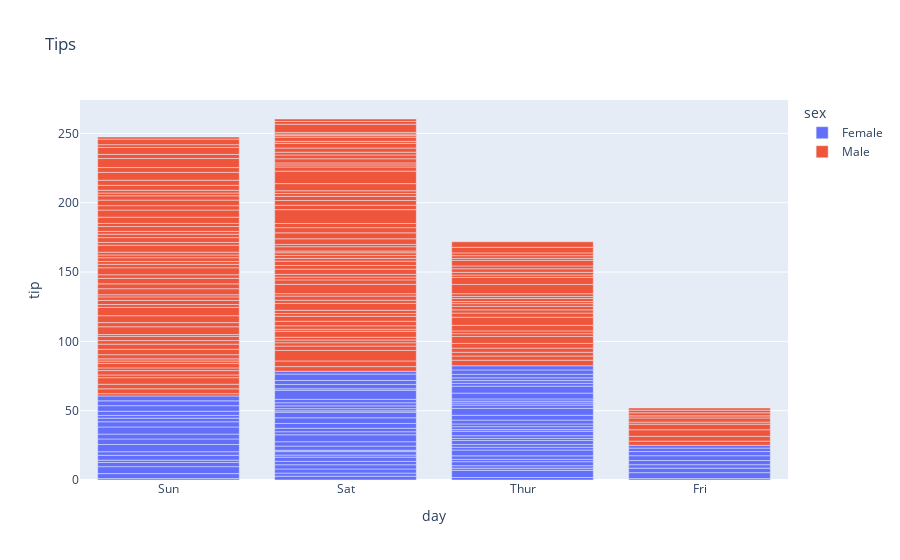

Write notebook code for a chart like this one.
### Code cell
px.bar(df3, x='day', y='tip', color='sex', title="Tips", height=600)

### Figure 1 — Plotly figure (JSON) as saved in the notebook; plotly's stock layout.template omitted (floating-point values rounded to 4 significant figures; data arrays with more than 128 entries replaced by an {"elided": "..."} marker saying what was removed)
{"data": [{"alignmentgroup": "True", "hovertemplate": "sex=Female<br>day=%{x}<br>tip=%{y}<extra></extra>", "legendgroup": "Female", "marker": {"color": "#636efa", "pattern": {"shape": ""}}, "name": "Female", "offsetgroup": "Female", "orientation": "v", "showlegend": true, "textposition": "auto", "type": "bar", "x": ["Sun", "Sun", "Sun", "Sun", "Sun", "Sun", "Sat", "Sat", "Sat", "Sat", "Sat", "Sat", "Sun", "Sun", "Sat", "Sat", "Sat", "Sat", "Sat", "Sat", "Sat", "Thur", "Thur", "Fri", "Fri", "Fri", "Fri", "Fri", "Sat", "Sat", "Sat", "Sat", "Sat", "Sun", "Sun", "Thur", "Thur", "Thur", "Thur", "Thur", "Thur", "Thur", "Thur", "Thur", "Thur", "Thur", "Thur", "Thur", "Thur", "Thur", "Thur", "Thur", "Thur", "Thur", "Thur", "Thur", "Thur", "Sun", "Sun", "Sun", "Sun", "Sun", "Sat", "Sat", "Sun", "Sun", "Sun", "Thur", "Thur", "Thur", "Thur", "Thur", "Thur", "Thur", "Sat", "Sat", "Sat", "Sat", "Sat", "Fri", "Fri", "Fri", "Fri", "Sat", "Sat", "Sat", "Thur"], "xaxis": "x", "y": [1.01, 3.61, 5, 3.02, 1.67, 3.5, 2.75, 2.23, 3, 3, 2.45, 3.07, 2.6, 5.2, 1.5, 2.47, 1, 3, 3.14, 5, 2.2, 1.83, 5.17, 1, 4.3, 3.25, 2.5, 3, 2.5, 3.48, 4.08, 4, 1, 4, 3.5, 1.5, 1.8, 2.92, 1.68, 2.52, 4.2, 2, 2, 2.83, 1.5, 2, 3.25, 1.25, 2, 2, 2.75, 3.5, 5, 2.3, 1.5, 1.36, 1.63, 5.14, 3.75, 2.61, 2, 3, 1.61, 2, 4, 3.5, 3.5, 4.19, 5, 2, 2.01, 2, 2.5, 3.23, 2.23, 2.5, 6.5, 1.1, 3.09, 3.48, 3, 2.5, 2, 2.88, 4.67, 2, 3], "yaxis": "y"}, {"alignmentgroup": "True", "hovertemplate": "sex=Male<br>day=%{x}<br>tip=%{y}<extra></extra>", "legendgroup": "Male", "marker": {"color": "#EF553B", "pattern": {"shape": ""}}, "name": "Male", "offsetgroup": "Male", "orientation": "v", "showlegend": true, "textposition": "auto", "type": "bar", "x": {"elided": "157 str values"}, "xaxis": "x", "y": {"elided": "157 float values"}, "yaxis": "y"}], "layout": {"autosize": true, "barmode": "relative", "legend": {"title": {"text": "sex"}, "tracegroupgap": 0}, "title": {"text": "Tips"}, "xaxis": {"anchor": "y", "autorange": true, "domain": [0, 1], "range": [-0.5, 3.5], "title": {"text": "day"}, "type": "category"}, "yaxis": {"anchor": "x", "autorange": true, "domain": [0, 1], "range": [0, 274.1], "title": {"text": "tip"}, "type": "linear"}}}
